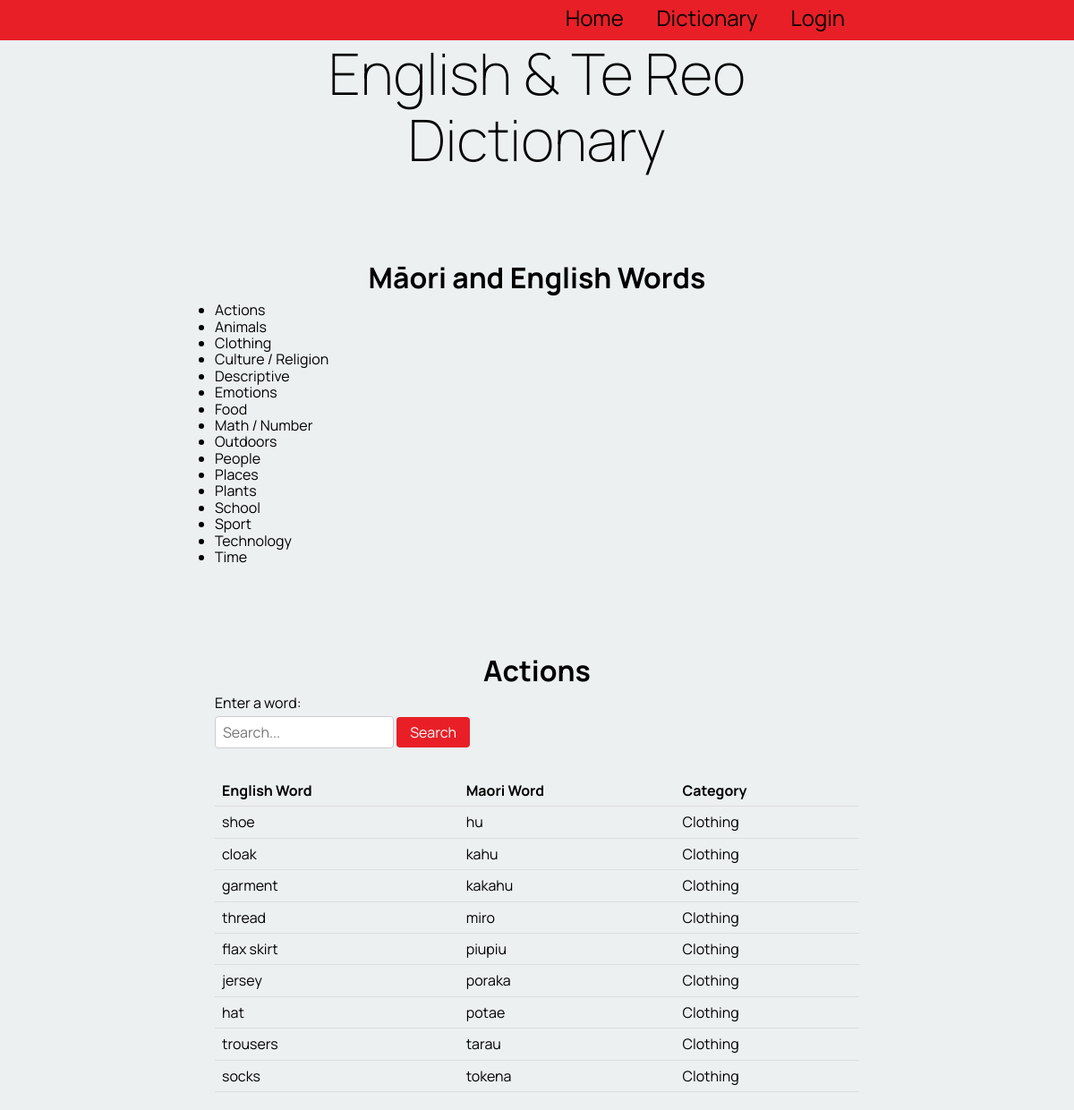
The app's page /sort_by_category/3 with its own data.
### tables this page shows
CREATE TABLE "category_table"
(
    cat_id        integer not null
        primary key autoincrement,
    category_name varchar
);

CREATE TABLE "table_word"
(
    word_id      integer not null
        primary key autoincrement,
    english_word varchar(100),
    te_reo_word  varchar(100),
    description  varchar(100),
    category     varchar(100),
    levels       varchar(100),
    user_fk      integer
        constraint table_word_table_account_id_fk
            references users_table,
    cat_fk       integer
        constraint table_word_category_table_cat_id_fk
            references category_table
, word_date varchar(100), image varchar);

### app.py (the view)
@app.route('/sort_by_category/<cat_id>', methods=['POST', 'GET'])
def render_sort_by_category_page(cat_id):
    if is_logged_in_teacher():
        print("Teacher if logged in!")
    con = create_connection(DATABASE)
    query = "SELECT cat_id, category_name FROM category_table"
    cur = con.cursor()
    cur.execute(query)
    category_list = cur.fetchall()
    cur = con.cursor()
    query = """SELECT word_id, english_word, te_reo_word, category_name FROM table_word INNER JOIN category_table ON table_word.cat_fk = cat_id WHERE cat_id = ?"""
    cur.execute(query, (cat_id,))
    word = cur.fetchall()
    con.close()
    return render_template('sort_by_category.html', logged_in=is_logged_in(), words=word,teacher_log=is_logged_in_teacher(), categories=category_list)

### app.py (called while the page is built)
def create_connection(db_file): #connects to the database
    try:
        connection = sqlite3.connect(db_file)
        return connection
    except Error as e:
        print(e)   #prints the error message
    return None

def is_logged_in():    #checks if the user has logged in
    if session.get("email") is None:
        print("not logged in ")
        return False
    else:
        print("logged in!")
        return True

def is_logged_in_teacher():
        email = session.get("email")
        con = create_connection(DATABASE)
        cur = con.cursor()
        query = """SELECT is_teacher FROM users_table WHERE email = ?"""
        cur.execute(query, (email, ))
        teacher = cur.fetchall()
        con.close()
        print("yooo", teacher)
        if ('yes',) in teacher:
            print("teacher logged in!")
            con = create_connection(DATABASE)
            query = "SELECT users_id FROM users_table"
            cur = con.cursor()
            cur.execute(query)
            test = cur.fetchall()
            print(test)
            return True
        else:
            return False

### templates/sort_by_category.html
{% extends 'base.html' %}
{% block pageheading %}Māori and English Words{% endblock %}
{% block main %}
    <ul>
        {% for catergory in categories %}
                <li>
                    <a href="/sort_by_category/{{ catergory[0] }}">{{ catergory[1] }}</a>
                </li>
        {% endfor %}
    </ul>
    <h2> Actions</h2>
    <form action="{{ url_for('render_dictionary_page', cat_id=cat_id) }}" method="GET">
        <label for="word-search">Enter a word:</label>
        <input type="text" name="search" value="{{ search_term }}" placeholder="Search...">
        <button type="submit">Search</button>
    </form>
    <table>
        <thead>
            <tr>
                <th>English Word</th>
                <th>Maori Word</th>
                <th>Category</th>
            </tr>
        </thead>
        <tbody>
            {% for word in words %}
                <tr>
                    <td><a href="/word_info/{{ word[0] }}">{{ word[1] }}</a></td>
                    <td>{{ word[2] }}</td>
                    <td>{{ word[3] }}</td>
                </tr>
            {% endfor %}
        </tbody>
    </table>
{% endblock %}

### static/style.css (style rules this page uses)
* { font-family: 'Manrope', sans-serif; padding: 0; margin: 0; box-sizing: border-box; }
body { background-color: rgba(236, 240, 241, 1.0); }
h2 { font-size: 2rem; text-align: center; margin: 0 0 0.5rem 0; padding-top: 100px; }
a, a:visited { color: rgb(0, 0, 0); text-decoration: none; }
table { width: 100%; border-collapse: collapse; margin-bottom: 20px; }
table th, table td { padding: 8px; text-align: left; border-bottom: 1px solid #ddd; }
form { margin-bottom: 20px; }
form label { display: block; margin-bottom: 5px; }
form input[type="text"] { width: 200px; padding: 8px; border: 1px solid #ccc; border-radius: 4px; margin-bottom: 10px; }
form button { padding: 8px 15px; background-color: #e81f27; color: #fff; border: none; border-radius: 4px; cursor: pointer; }

### records on screen
category_table: category_name "Actions"
category_table: category_name "Animals"
category_table: category_name "Clothing"
category_table: category_name "Culture / Religion"
category_table: category_name "Descriptive"
category_table: category_name "Emotions"
category_table: category_name "Food"
category_table: category_name "Math / Number"
category_table: category_name "Outdoors"
category_table: category_name "People"
category_table: category_name "Places"
category_table: category_name "Plants"
category_table: category_name "School"
category_table: category_name "Sport"
category_table: category_name "Technology"
category_table: category_name "Time"
table_word: english_word "shoe", te_reo_word "hu", category_name "Clothing"
table_word: english_word "cloak", te_reo_word "kahu", category_name "Clothing"
table_word: english_word "garment", te_reo_word "kakahu", category_name "Clothing"
table_word: english_word "thread", te_reo_word "miro", category_name "Clothing"
table_word: english_word "flax skirt", te_reo_word "piupiu", category_name "Clothing"
table_word: english_word "jersey", te_reo_word "poraka", category_name "Clothing"
table_word: english_word "hat", te_reo_word "potae", category_name "Clothing"
table_word: english_word "trousers", te_reo_word "tarau", category_name "Clothing"
table_word: english_word "socks", te_reo_word "tokena", category_name "Clothing"
